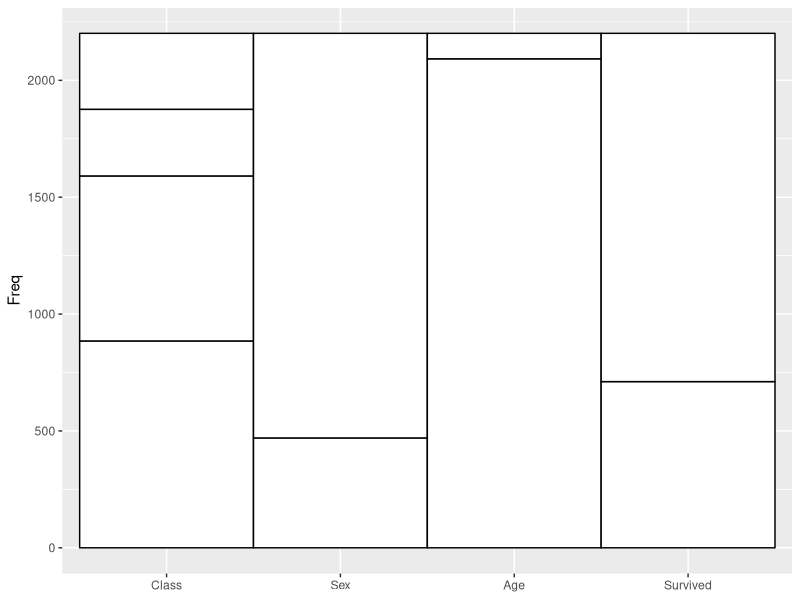
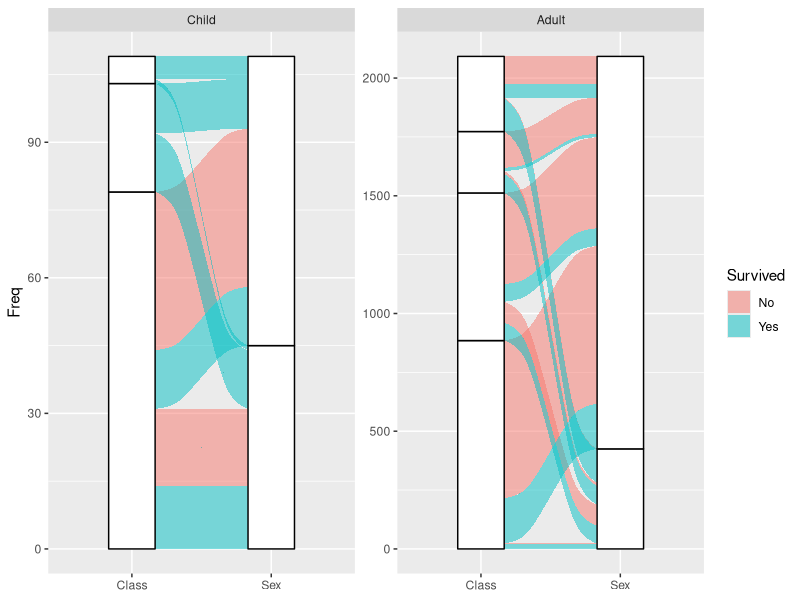

Reproduce these figures in R, in order.
library(ggalluvial)


### Name: geom_stratum
### Title: Strata at axes
### Aliases: geom_stratum

### ** Examples

# full axis width
ggplot(as.data.frame(Titanic),
       aes(y = Freq,
           axis1 = Class, axis2 = Sex, axis3 = Age, axis4 = Survived)) +
  geom_stratum(width = 1) + geom_text(stat = "stratum", label.strata = TRUE) +
  scale_x_discrete(limits = c("Class", "Sex", "Age", "Survived"))
  
# use of facets
ggplot(as.data.frame(Titanic),
       aes(y = Freq,
           axis1 = Class, axis2 = Sex)) +
  geom_flow(aes(fill = Survived)) +
  geom_stratum() + geom_text(stat = "stratum", label.strata = TRUE) +
  scale_x_discrete(limits = c("Class", "Sex")) +
  facet_wrap(~ Age, scales = "free_y")
